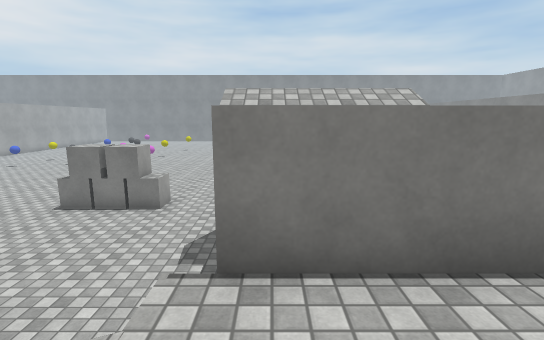
view 1 (above)

20 first-person views from a walk through a 3-D level made in the Unity game engine. The camera is 1.4 m above the floor, tilts 10° down and sees 85° across. The floor is counted in squares, 1 m on a side. Each view is taken from the middle of a square. On the plan, view 1 faces up. The plan holds only what a view shows up to about 14 squares ahead; the rest is blank. The place goes on beyond the plan. The player is left out. Surface patterns are stand-ins for the level's own textures.

view 2
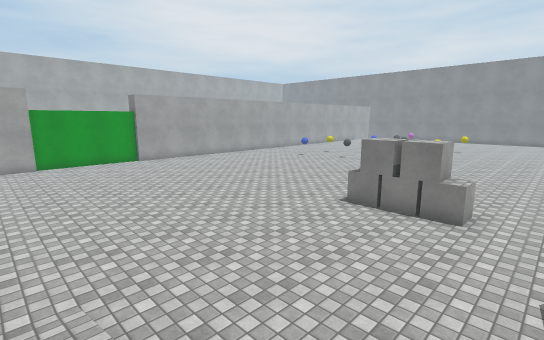

view 3
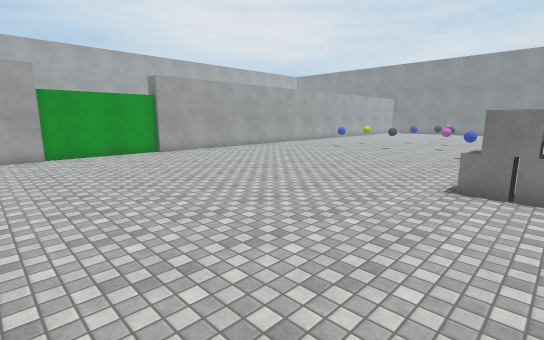

view 4
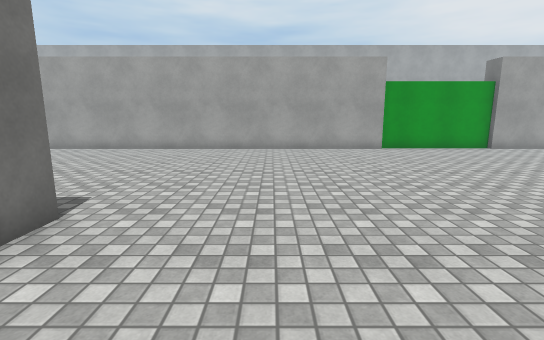

view 5
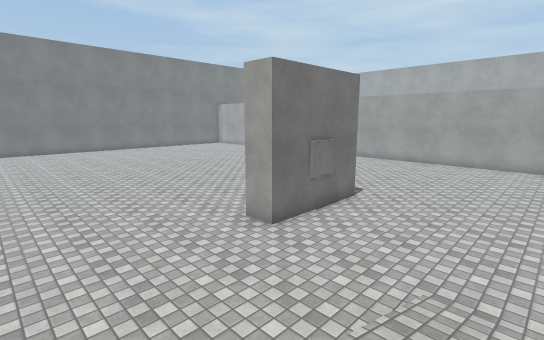

view 6
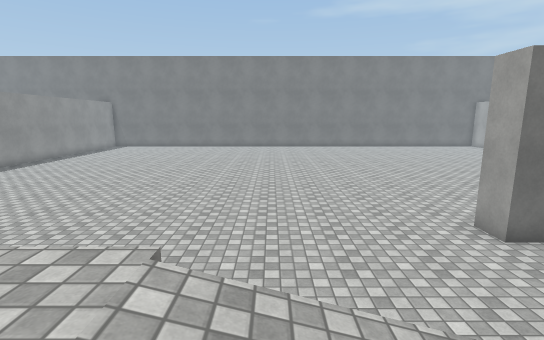

view 7
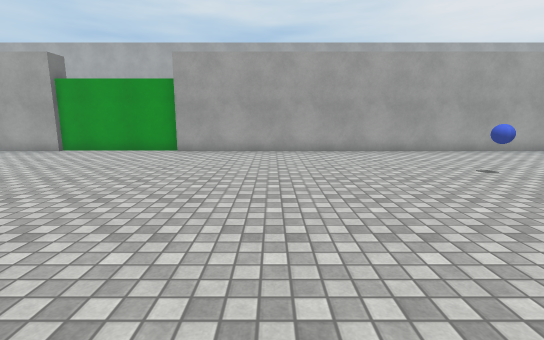

view 8
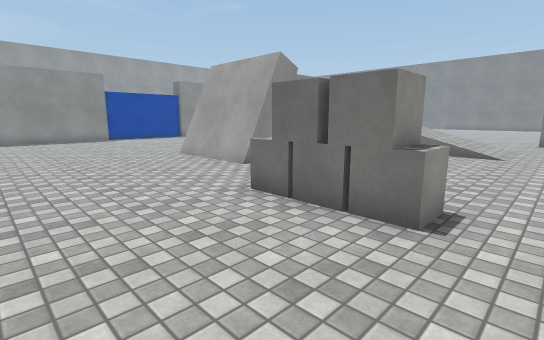

view 9
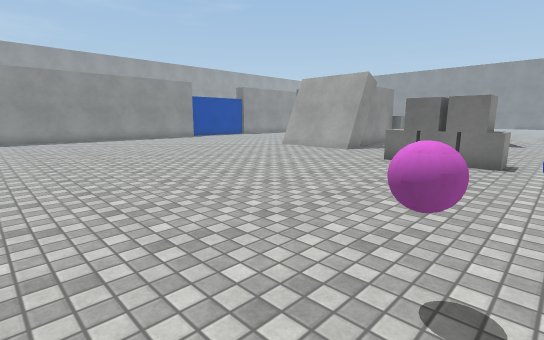

view 10
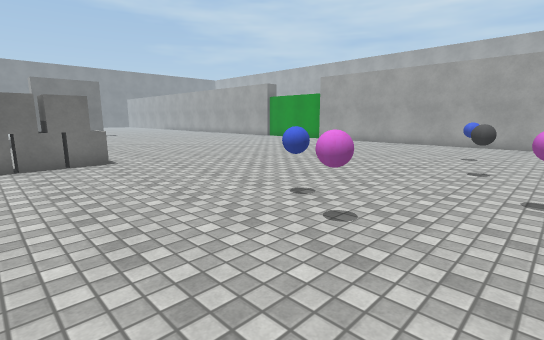

view 11
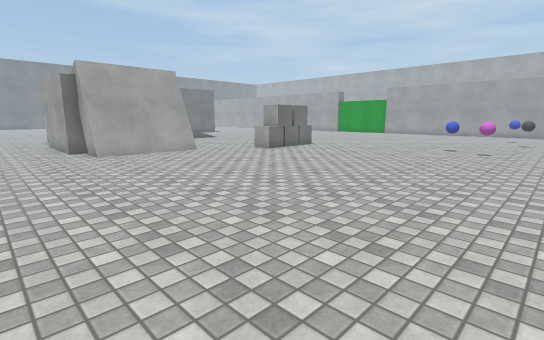

view 12
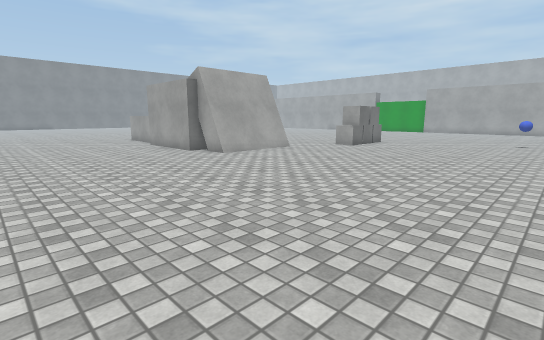

view 13
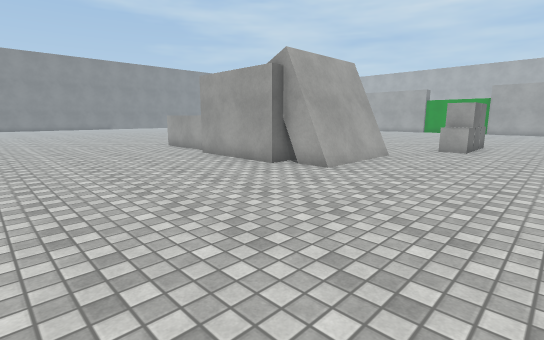

view 14
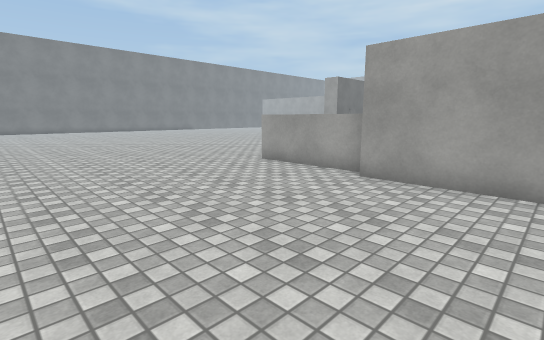

view 15
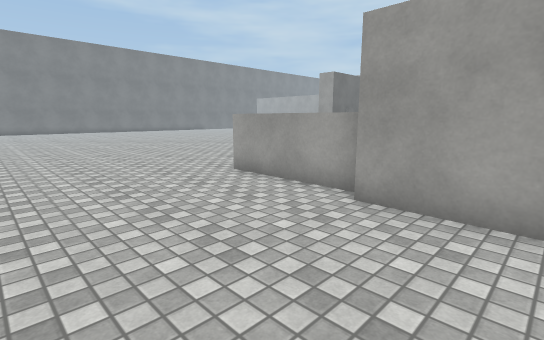

view 16
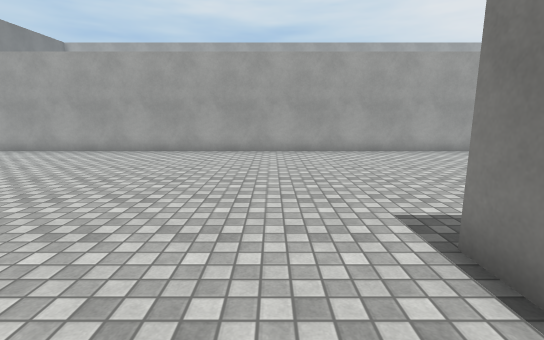

view 17
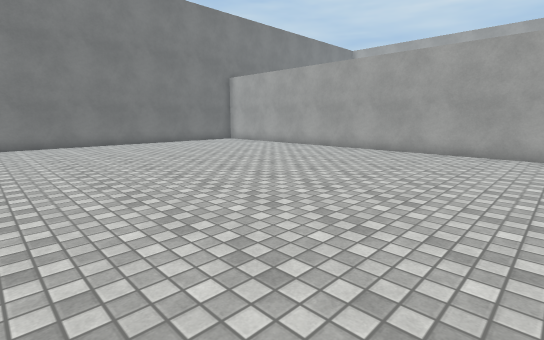

view 18
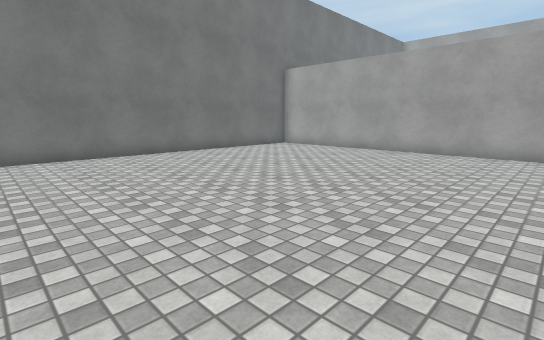

view 19
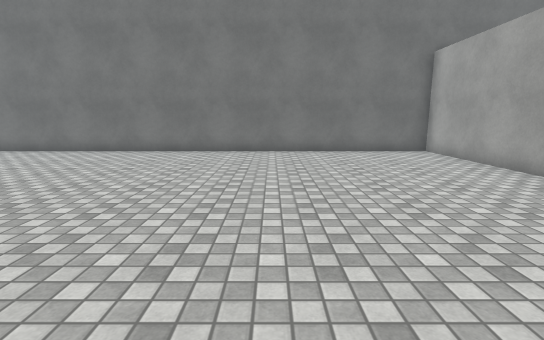

view 20
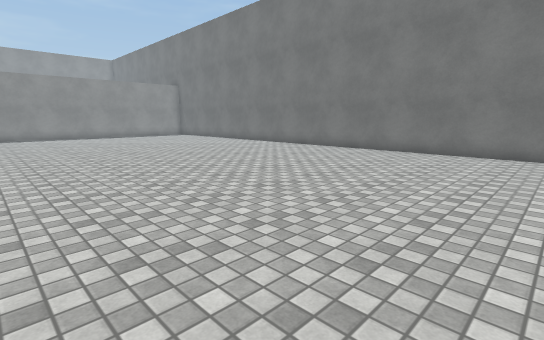

### Floor plan
Points are (right, up) in squares from view 1. A wall is a line through its corners. A room is listed if a view was taken in it or the views show most of it. See-through windows are left out.
Room 1 (views 1, 2, 3, 4, 5, 6, 7, 8, 9, 10, 11, 12, 13, 14, 15, 16, 17, 18, 19, 20)
walls: (-10, -6) (-11, -6); (-11.1, -5) (-7, -5) (-7, -6); (2.5, 2.5) (-0.5, 2.5); (-1, 6.8) (-1, 8.1); (-1.1, 7.6) (3, 7.6); (-1, 7.9) (3, 7.9); (3.5, 6.5) (3.5, 2.5); (3, 8.1) (3, 6.5); (-20.5, 3.1) (-20.5, -26.5) (-2.5, -26.5); (-20.7, 8.1) (-20.7, 3); (-20.5, 20.5) (-20.5, 8)
low walls: (-1, 8.1) (3, 8.1)
objects: blue ball (-15, 18); grey ball (-12, 19); ball (-10, 20); blue ball (-8, 17); other object (-7, 9) to (-4, 10); ball (-7, 18)

Positions as (right, up) in squares from view 1, and headings:
1: (0, 0), facing up
2: (-2, 1), facing up-left
3: (-5, 1), facing up-left
4: (-7, -2), facing left
5: (-2, 0), facing down-left
6: (-2, 1), facing down
7: (-8, 12), facing left
8: (-8, 14), facing down-right
9: (-8, 20), facing down-right
10: (-4, 20), facing down-left
11: (6, 20), facing down-left
12: (10, 18), facing down-left
13: (10, 13), facing down-left
14: (10, 6), facing down-left
15: (8, 5), facing down-left
16: (-8, -8), facing left
17: (-8, -10), facing down-left
18: (-8, -15), facing down-left
19: (-14, -14), facing down
20: (-11, -14), facing down-right
